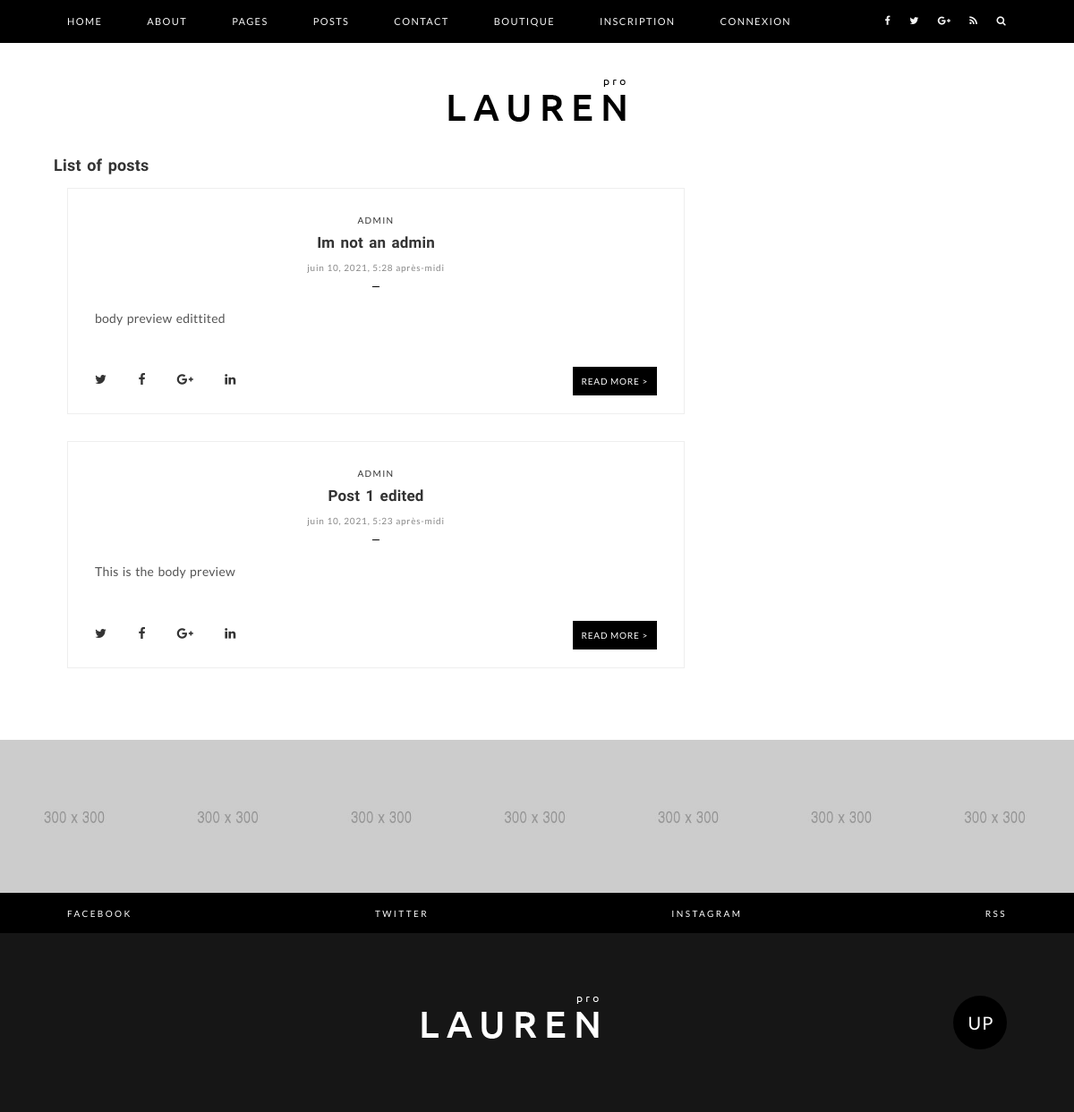
Page /post-list on the committed database.
### blog/models.py (models this page shows, shortened)
class Post(models.Model):
    author = models.ForeignKey(Account, verbose_name='Author of the post', on_delete=models.CASCADE)
    title = models.CharField(max_length=255, null=True)
    slug_post = models.SlugField(max_length=40, null=True)
    body = RichTextField(blank=True, null=True)
    bodyPreview = models.TextField(max_length=500, null=True)
    main_img = models.ImageField(upload_to='images/', null=True, blank=True)
    date_added = models.DateTimeField(auto_now_add=True)
    class Meta:
        ordering = ['-date_added']

### account/models.py (models this page shows, shortened)
class Account(models.Model):
    user = models.ForeignKey(User, verbose_name='Associated user', on_delete=models.CASCADE)
    userId = models.IntegerField(null=True)
    def __str__(self):
        return self.user.username

### blog/views.py (the view)
# urls.py: path('post-list', views.postList, name='post-list'),
def postList(request):
    posts = Post.objects.all()
    return render(request, 'blog/post-list.html', {'posts': posts, 'admin': isAdmin(request)})

### account/views.py (called while the page is built)
def isAdmin(request):
    admin = 0
    for group in request.user.groups.all():
        if group.name == 'admin':
            admin = 1
    return admin

### templates/blog/post-list.html (shortened to what this page needs)
{% extends 'base/main.html' %}
{% block contenu %}
<div class="main-content">
    <div class="container">
        <div class="row">
            <h1>List of posts</h1>
            <br>
            <div class="col-md-8">
                <div class="normal-posts">
                    {% for post in posts %}
                    <div class="normal-post">
                        <div class="normal-post-image">
                        </div>
                        <div class="normal-post-title">
                            <span class="category"><a href="#">{{ post.author }}</a></span>
                            <h2><a href="{% url 'post_detail' post.slug_post %}">{{ post.title }}</a></h2>
                            <time class="post-date">{{ post.date_added }}</time>
                        </div>
                        <div class="normal-post-content">
                            <p>{{ post.bodyPreview }}</p>
                        </div>
                        <div class="normal-post-footer">
                            <ul class="post-share">
                                <li><a href="#"><i class="fa fa-twitter"></i></a></li>
                                <li><a href="#"><i class="fa fa-facebook"></i></a></li>
                                <li><a href="#"><i class="fa fa-google-plus"></i></a></li>
                                <li><a href="#"><i class="fa fa-linkedin"></i></a></li>
                            </ul>
                            <div class="read-more-button">
                                <span class="medium-button"><a href="{% url 'post_detail' post.slug_post %}">Read More ></a></span>
                            </div>
                        </div>
                    </div>
                    {% empty %}
                    <h3>No posts yet !</h3>
                    {% endfor %}
                </div>
            </div>
        </div>
    </div>
</div>
{% endblock %}

### static/css/style-main.css (style rules this page uses)
html, body, div, span, applet, object, iframe, h1, h2, h3, h4, h5, h6, p, blockquote, pre, a, abbr, acronym, address, big, cite, code, del, dfn, em, img, ins, kbd, q, s, samp, small, strike, strong, sub, sup, tt, var, b, u, i, center, dl, dt, dd, ol, ul, li, fieldset, form, label, legend, table, caption, tbody, tfoot, thead, tr, th, td, article, aside, canvas, details, embed, figure, figcaption, footer, header, hgroup, menu, nav, output, ruby, section, summary, time, mark, audio, video { margin: 0; padding: 0; border: 0; font-size: 100%; font: inherit; vertical-align: baseline; }
body { line-height: 1; }
ol, ul { list-style: none; }
body { overflow-x:hidden; position: relative; }
h1, h2, h3, h4, h5, h6 { color: #333; font-family: 'Ubuntu', sans-serif; line-height: 1; letter-spacing: .2px; word-spacing: 1.8px; font-weight: 700; }
h1 { font-size: 18px; }
h2 { font-size: 17px; }
p { color: #555; font-size: 14px; font-family: 'Lato', sans-serif; line-height: 21.4px; letter-spacing: .2px; word-spacing: 1.4px; font-weight: 400; }
ul li, ol li { font-size: 11px; font-family: 'Lato', sans-serif; font-weight: 400; letter-spacing: 1.4px; }
time, span { font-family: 'Lato', sans-serif; }
a { color: #333 }
.container { max-width: 1080px; }
h1 a, h2 a, h3 a, h4 a, h5 a, h6 a { -webkit-transition: all .25s ease-in-out; transition: all .25s ease-in-out; }
.small-button a, .medium-button a, .large-button a { -webkit-transition: all .25s ease-in-out; transition: all .25s ease-in-out; }
.post-date { font-size: 10px; color: #888; letter-spacing: 0.8px; }
.normal-post { border: 1px solid #eee; margin-bottom: 30px; position: relative; }
.normal-post-title { text-align: center; padding: 10px 0; }
.normal-post-title h2 { margin: 10px 0; }
.category { font-size: 10px; letter-spacing: 1.4px; text-transform: uppercase; color: #555; }
.normal-post-content { padding: 0 30px; }
.normal-post-content p { text-align: justify; }
.normal-post-content p { margin-bottom: 10px; }
.normal-post-content p:last-child { margin-bottom: 20px; }
.normal-post-footer { padding: 30px; }
.post-share { display: inline-block; }
.post-share li { display: inline-block; margin-right: 30px; }
.post-share li:last-child { margin-right: 0; }
.post-share li i { font-size: 14px; }
.read-more-button { float: right; }
.small-button a, .medium-button a, .large-button a { background-color: #000; color: #fff; font-family: 'Lato', sans-serif; text-transform: uppercase; letter-spacing: .8px; }
.medium-button a { padding: 10px; font-size: 10px; line-height: 20px; }
.page-title:after, .normal-post-title:after, .widget-title:after { content: ' '; display: block; height: 1px; width: 8px; background-color: #000; margin: 14px auto; }

### rows in the picture
Post: author "ADMIN", title "Im not an admin", date_added "juin 10, 2021, 5:28 après-midi", bodyPreview "body preview edittited"
Post: author "ADMIN", title "Post 1 edited", date_added "juin 10, 2021, 5:23 après-midi", bodyPreview "This is the body preview"
